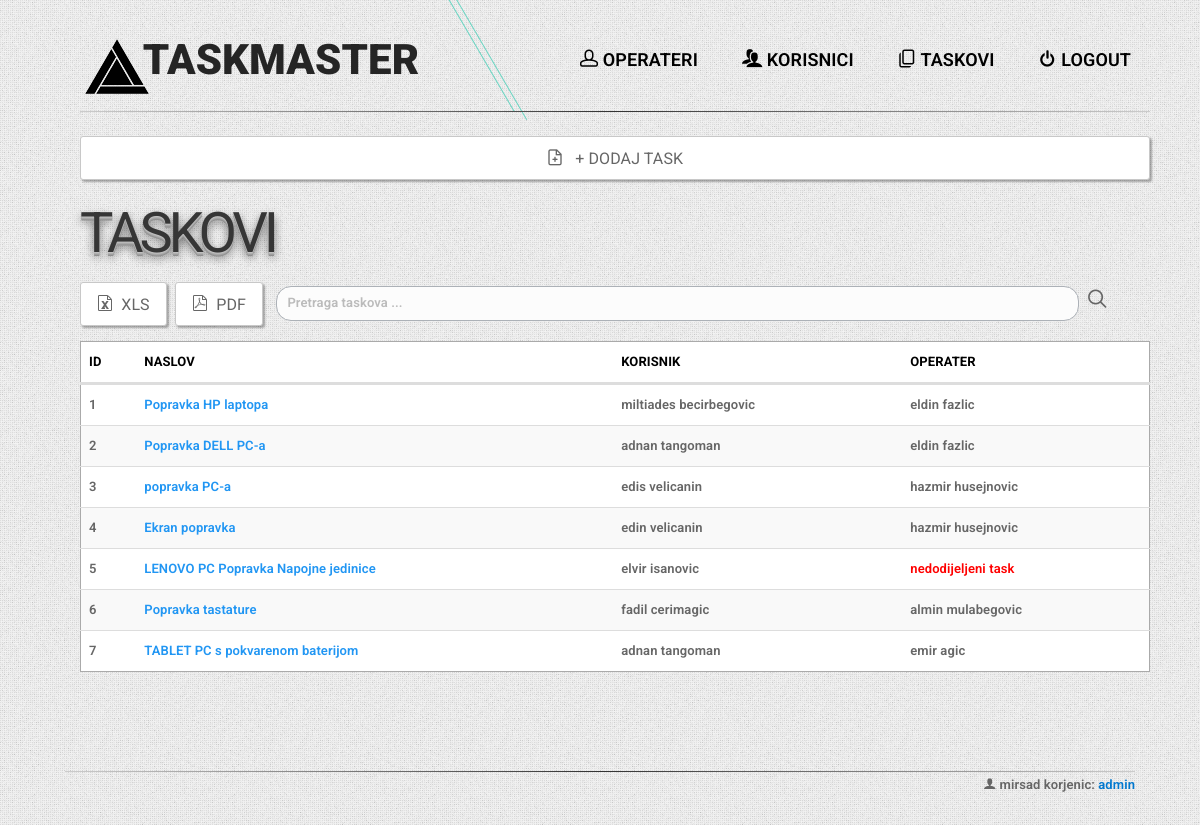
The app's page /public/admin_taskovi.php (signed in) with its own data.
### tables this page shows
CREATE TABLE `taskovi` (
  `id_task` int(11) NOT NULL,
  `id_korisnik` int(11) NOT NULL,
  `id_operater` int(11) NOT NULL,
  `naslov` varchar(100) NOT NULL,
  `tip_uredjaja` varchar(50) NOT NULL,
  `dodatna_oprema` varchar(50) DEFAULT NULL,
  `pn_broj` varchar(50) NOT NULL,
  `sn_broj` varchar(50) NOT NULL,
  `opis_problema` text,
  `id_status` int(1) NOT NULL,
  `task_start` timestamp NOT NULL DEFAULT CURRENT_TIMESTAMP ON UPDATE CURRENT_TIMESTAMP,
  `task_rok` date DEFAULT NULL,
  `task_end` timestamp NULL DEFAULT NULL
);

### includes/functions.php (called while the page is built, shortened)
<?php
	function find_ime_i_prezime_logovanog_admina_ili_operatera($username) {
		global $connection;
		$safe_username = mysqli_real_escape_string($connection, $username);
		$query  = "SELECT concat(ime,' ',prezime)ime_prezime ";
		$query .= "FROM operateri ";
		$query .= "WHERE username = '{$safe_username}' ";
		$query .= "LIMIT 1";
		$operater_set = mysqli_query($connection, $query);
		return $operater_set;
	}
	function find_all_taskovi() {
		global $connection;
		$query  = "SELECT t.id_task id_task, t.naslov naslov, concat(k.ime,' ',k.prezime) imekorisnika, concat(o.ime,' ',o.prezime) imeoperatera  ";
		$query .= "FROM taskovi t, korisnici k, operateri o ";
		$query .= "WHERE t.id_korisnik = k.id_korisnik ";
		$query .= "AND t.id_operater = o.id_operater ";
		$query .= "ORDER BY id_task ASC";
		$taskovi_set = mysqli_query($connection, $query);
		return $taskovi_set;
	}
?>

### public/admin_taskovi.php (the view, shortened to what this page needs)
<?php require_once("../includes/functions.php"); ?>
<?php include("../includes/layouts/header.php"); ?>
<?php
$logovani_korisnik = $_SESSION["username"];
$admin_ime_i_prezime = find_ime_i_prezime_logovanog_admina_ili_operatera($logovani_korisnik);
$ime_i_prezime = mysqli_fetch_assoc($admin_ime_i_prezime);
$taskovi_set = find_all_taskovi();
?>
<div class="container">
	<header id="navtop">
		<a href="admin.php" class="logo fleft">
			<img src="img/logo2.png" alt="Designa Studio">
			<div class="fleft grid__item color-9">
				<a class="link link--ilin" href="admin.php"><span>TASK</span><span>MASTER</span></a>
			</div>
		</a>
		<nav class="fright cl-effect-5">
			<ul>
				<li>
				    <a href="admin_operateri.php" class="dr-icon dr-icon-head">
				        <span data-hover="Operateri">Operateri</span>
				    </a>
				</li>
			</ul>
			<ul>
				<li>
					<a href="admin_korisnici.php" class="dr-icon dr-icon-users">
                        <span data-hover="Korisnici">Korisnici</span>
					</a>
				</li>
			</ul>
			<ul>
				<li>
				    <a href="admin_taskovi.php" class="dr-icon dr-icon-paper-stack">
					    <span data-hover="Taskovi">Taskovi</span>
					</a>
				</li>
			</ul>
		    <ul>
				<li>
				    <a href="logout.php" class="dr-icon dr-icon-switch">
					    <span data-hover="Logout">Logout</span>
				    </a>
				</li>
			</ul>
		</nav>
	</header>
	<div class="container">
	    <div class="style-nav"></div>
			<a  href="admin_novi_task.php"
			     style="font-size:16px; margin-right:5px;"
			     class="col-full dr-icon dr-icon-file-add btn btn-lg btn-default ">
				 &nbsp;&nbsp;+ Dodaj task
			</a>
                <h1><span class="dark">TASKOVI</span></h1>
				<button style="font-size:16px; margin-right:5px;" class="xls_save dr-icon dr-icon-file-excel btn btn-default ">&nbsp;&nbsp;xls</button>
				<button style="font-size:16px;" class="pdf_save dr-icon dr-icon-file-pdf btn btn-default ">&nbsp;&nbsp;pdf</button>
	            <?php echo'
			        <div class="search_div">
					<input type="text" class="search_input" name="search" id="id_search" placeholder="Pretraga taskova ..."/>
					<span style="font-size:20px;margin-left:5px;" class="dr-icon dr-icon-search"></span>
				    </div>
					<table class="table table-striped table-hover sortable resizable searchable css_class">
					    <thead>
							<tr>
							  <th>ID</th>
							  <th>NASLOV</th>
							  <th>KORISNIK</th>
							  <th>OPERATER</th>
							</tr>
					    </thead>
						<tbody>
							<tr id="noresults">
								<td>Nema takvih slogova !!!</td>
							</tr>
						';
                ?>
				<?php while($task = mysqli_fetch_assoc($taskovi_set)) { ?>
                <?php $id_task = $task["id_task"]; ?>
				  <tr>
					<td><?php echo htmlentities($task["id_task"]); ?></td>
					<td><?php echo '<a href="'. 'task_admin.php?id_task='.$id_task. '">' .htmlentities($task["naslov"]).'</a>'; ?></td>
					<td><?php echo htmlentities($task["imekorisnika"]); ?></td>
					<?php if ($task["imeoperatera"] === 'nedodijeljeni task')
					{
						echo '<td style="color:red;">';
						echo htmlentities($task["imeoperatera"]);
						echo '</td>';
					}
					else
					{
					    echo '<td>';
						echo htmlentities($task["imeoperatera"]);
						echo '</td>';
					};?>
				  </tr>
				<?php } ?>
                <?php echo'
					</tbody>
					</table>';
				?>
	</div>
    <div class="style-nav"></div>
			<p class="fright dr-icon dr-icon-user">
				<?php echo $ime_i_prezime["ime_prezime"] ?>: <span class="blue">admin</span>
			</p>
</div>
<?php include("../includes/layouts/footer.php"); ?>

### public/css/bootswatch.css (style rules this page uses)
body { padding-top:50px }

### records on screen
taskovi: id_task "1", naslov "Popravka HP laptopa", imekorisnika "miltiades becirbegovic", imeoperatera "eldin fazlic"
taskovi: id_task "2", naslov "Popravka DELL PC-a", imekorisnika "adnan tangoman", imeoperatera "eldin fazlic"
taskovi: id_task "3", naslov "popravka PC-a", imekorisnika "edis velicanin", imeoperatera "hazmir husejnovic"
taskovi: id_task "4", naslov "Ekran popravka", imekorisnika "edin velicanin", imeoperatera "hazmir husejnovic"
taskovi: id_task "5", naslov "LENOVO PC Popravka Napojne jedinice", imekorisnika "elvir isanovic", imeoperatera "nedodijeljeni task"
taskovi: id_task "6", naslov "Popravka tastature", imekorisnika "fadil cerimagic", imeoperatera "almin mulabegovic"
taskovi: id_task "7", naslov "TABLET PC s pokvarenom baterijom", imekorisnika "adnan tangoman", imeoperatera "emir agic"

### other values on screen
$ime_i_prezime["ime_prezime"] "mirsad korjenic"
